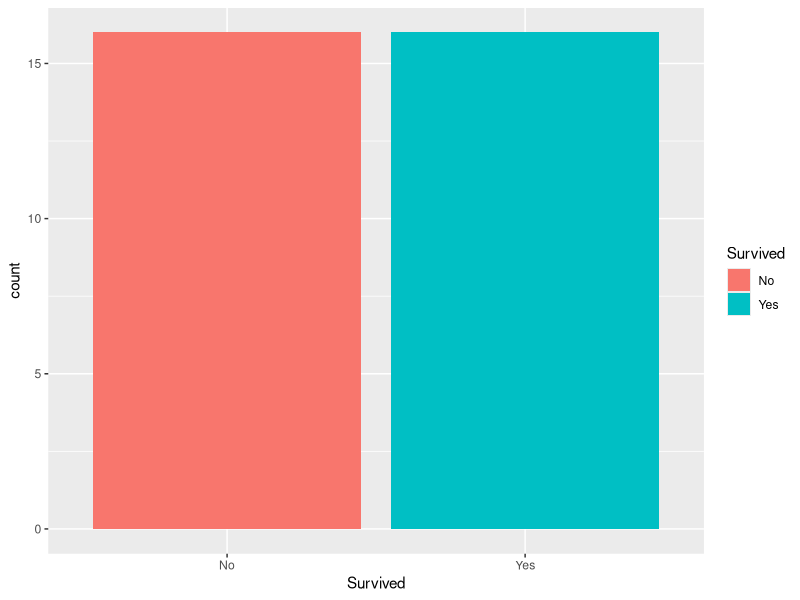

Write the R code that produced this figure.
#This code chunk identifies my working directory 
#and sets it to where I want to save and fetch files
#TASK: fill in between the parentheses if needed. 
#If not needed, make the two lines a comment
setwd('D:/laplap_/day1cpt/McDaniel/ana505/3')
getwd()

#This brings the 'Titanic' data into my environment from Base R (Run this)
Titanic

#This code saves the Titanic data as a dataframe with a new name
#TASK: Save the Titanic data as a dataframe with a new name that includes your first name
JiayanTitanic <- as.data.frame(Titanic)
#for example I would name my data AnnaTitanic

#This code chunk allows me to see the top 2 rows of my data
#TASK: Write the code that returns the top rows
head(JiayanTitanic, 2)

#This code chunk shows me the internal structure 
#Task: Write the code that shows the number of rows, columns, column names, class of columns   
str(JiayanTitanic)

#This code chunk shows me some basic summary stats
#Such as Min, Max, Mean. Quartiles...
#Task: Write the code that gives summary stats
summary(JiayanTitanic)

#This allows me to save one column as its own object ('values' in the Environment)
#Task: Write the code to create an object for just the Sex column 
sex <- JiayanTitanic$Sex
#and write the code to create an object for just the Age column 
age <- JiayanTitanic$Age
#(these should show as values in the environment window, not as 'datasets'Data')


#This takes the individual objects ('values' in the Environment) and creates a dataframe
#Once I do this, I can see the Data in the Environment 
#Task: Write the code to create one new data.frame from the Sex and Age values you just created
age_sex <- data.frame(age, sex)

#This code chunk creates a subset from my dataset
#Note that the subset only appears in the Console (not the Environment)
#Task: Write the code to create a subset of the data where the Freq is > 25
#If I wanted to save the subset, I would need to name it as done in the code above
subset1 <- subset(JiayanTitanic, Freq > 25)

#This shows me how many rows are in my dataset and
#TASK: Write the code that returns the number of rows
nrow(JiayanTitanic)
nrow(subset1)

#This shows me how many columns are in my dataset
#TASK: Write the code that returns the number of columns
ncol(JiayanTitanic)
ncol(subset1)

#This also shows me how many rows and columns with just one command
#TASK: Write the code that returns the number of rows and columns with just one command
dim(JiayanTitanic)
dim(subset1)

#This code will install the ggplot2 package
#TASK: Write the code that installs the ggplot2 package
install.packages('ggplot2')
  
#This code calls the ggplot2 package so I can use its functions
#Task: Write the code that 'calls' the ggplot2 package
require('ggplot2')

#This code creates a bar chart of the number of passengers that survived 
#and did not survive (2 bars)
#Task: replace the dataframe name and column names to create the chart
#(you should see the chart in the Plots window)
ggplot(JiayanTitanic, aes(x=Survived, fill=Survived )) +
  geom_bar()

